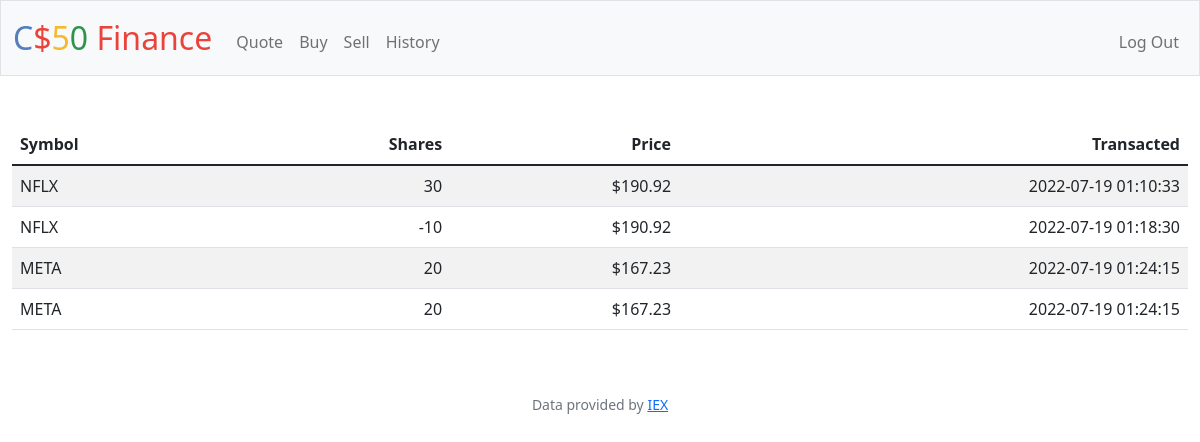
Before: /history (signed in) with the older database file.
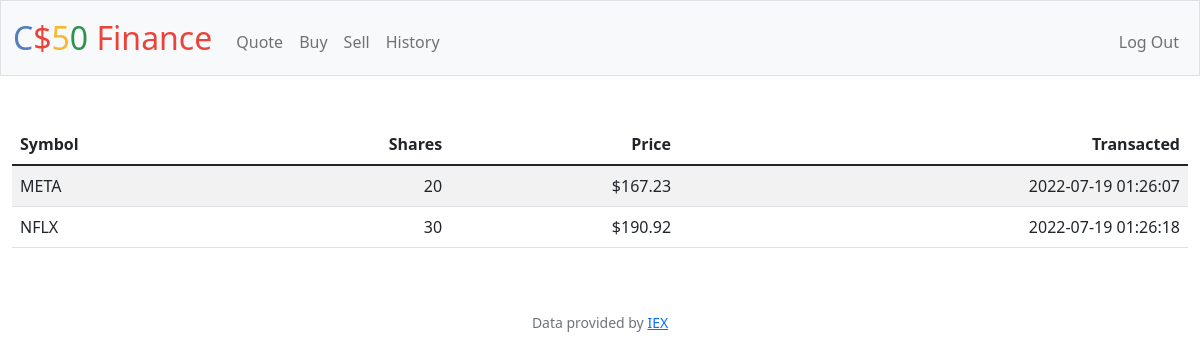
After: the same page with the newer database file.
### tables this page shows
CREATE TABLE transactions(
    id           INTEGER PRIMARY KEY AUTOINCREMENT NOT NULL,
    users_id    INTEGER NOT NULL,
    symbol  TEXT NOT NULL,
    name  TEXT NOT NULL,
    price  NUMERIC NOT NULL,
    quantity  INTEGER NOT NULL,
    cash  NUMERIC NOT NULL,
    time TEXT NOT NULL,
    FOREIGN KEY(users_id) REFERENCES users(id)
);

### app.py (the view)
@app.route("/history")
@login_required
def history():
    hist = db.execute(
        "SELECT * FROM transactions WHERE users_id = ? ORDER BY time ASC", session["user_id"])
    return render_template("history.html", res=hist)

### app.py (called while the page is built)
@app.after_request
def after_request(response):
    response.headers["Cache-Control"] = "no-cache, no-store, must-revalidate"
    response.headers["Expires"] = 0
    response.headers["Pragma"] = "no-cache"
    return response

### helpers.py (called while the page is built)
def login_required(f):
    @wraps(f)
    def decorated_function(*args, **kwargs):
        if session.get("user_id") is None:
            return redirect("/login")
        return f(*args, **kwargs)
    return decorated_function

def usd(value):
    return f"${value:,.2f}"

### templates/history.html (shortened to what this page needs)
{% extends "layout.html" %}
{% block main %}
{% set ns = namespace() %}
{% set ns.last_cash = 10000 %}
<table class="table table-striped">
    <thead>
        <tr>
            <th class="text-start">Symbol</th>
            <th class="text-end">Shares</th>
            <th class="text-end">Price</th>
            <th class="text-end">Transacted</th>
        </tr>
    </thead>
   <tbody>
    {% for dict_res in res -%}
            <tr>
                <td class="text-start">{{dict_res['symbol']}}</td>
                <td class="text-end">{{dict_res['quantity']}}</td>
                <td class="text-end">{{dict_res['price'] | usd}}</td>
                <td class="text-end">{{dict_res['time']}}</td>
            </tr>
    {% endfor %}
    </tbody>
</table>
{% endblock %}

### templates/layout.html (shortened to what this page needs)
<!DOCTYPE html>
<html lang="en">
    <head>
        <link href="https://cdn.jsdelivr.net/npm/bootstrap@5.1.3/dist/css/bootstrap.min.css" rel="stylesheet">
        <link href="/static/styles.css" rel="stylesheet">
    </head>
    <body>
        <nav class="bg-light border navbar navbar-expand-md navbar-light">
            <div class="container-fluid">
                <a class="navbar-brand" href="/"><span class="blue">C</span><span class="red">$</span><span class="yellow">5</span><span class="green">0</span> <span class="red">Finance</span></a>
                <div class="collapse navbar-collapse" id="navbar">
                    {% if session["user_id"] %}
                        <ul class="navbar-nav me-auto mt-2">
                            <li class="nav-item"><a class="nav-link" href="/quote">Quote</a></li>
                            <li class="nav-item"><a class="nav-link" href="/buy">Buy</a></li>
                            <li class="nav-item"><a class="nav-link" href="/sell">Sell</a></li>
                            <li class="nav-item"><a class="nav-link" href="/history">History</a></li>
                        </ul>
                        <ul class="navbar-nav ms-auto mt-2">
                            <li class="nav-item"><a class="nav-link" href="/logout">Log Out</a></li>
                        </ul>
                    {% else %}
                        <ul class="navbar-nav ms-auto mt-2">
                            <li class="nav-item"><a class="nav-link" href="/register">Register</a></li>
                            <li class="nav-item"><a class="nav-link" href="/login">Log In</a></li>
                        </ul>
                    {% endif %}
                </div>
            </div>
        </nav>
        <main class="container-fluid py-5 text-center">
            {% block main %}{% endblock %}
        </main>
        <footer class="mb-5 small text-center text-muted">
            Data provided by <a href="https://iexcloud.io/">IEX</a>
        </footer>
    </body>
</html>

### static/styles.css (style rules this page uses)
nav .navbar-brand { font-size: xx-large; }
nav .navbar-brand .blue { color: #537fbe; }
nav .navbar-brand .red { color: #ea433b; }
nav .navbar-brand .yellow { color: #f5b82e; }
nav .navbar-brand .green { color: #2e944b; }

Changed rows visible on the page:
removed transactions: symbol "NFLX", quantity "30", price "$190.92", time "2022-07-19 01:10:33"
removed transactions: symbol "NFLX", quantity "-10", price "$190.92", time "2022-07-19 01:18:30"
removed transactions: symbol "META", quantity "20", price "$167.23", time "2022-07-19 01:24:15"
removed transactions: symbol "META", quantity "20", price "$167.23", time "2022-07-19 01:24:15"
added transactions: symbol "META", quantity "20", price "$167.23", time "2022-07-19 01:26:07"
added transactions: symbol "NFLX", quantity "30", price "$190.92", time "2022-07-19 01:26:18"
